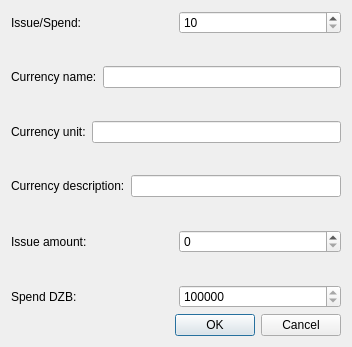
<?xml version="1.0" encoding="UTF-8"?>
<ui version="4.0">
 <class>IssueCurrencyDialog</class>
 <widget class="QDialog" name="IssueCurrencyDialog">
  <property name="windowModality">
   <enum>Qt::NonModal</enum>
  </property>
  <property name="geometry">
   <rect>
    <x>0</x>
    <y>0</y>
    <width>352</width>
    <height>347</height>
   </rect>
  </property>
  <property name="windowTitle">
   <string>Dialog</string>
  </property>
  <layout class="QVBoxLayout" name="verticalLayout_2">
   <item>
    <layout class="QVBoxLayout" name="verticalLayout">
     <item>
      <layout class="QHBoxLayout" name="horizontalLayout_6">
       <item>
        <widget class="QLabel" name="label">
         <property name="text">
          <string>Issue/Spend:</string>
         </property>
        </widget>
       </item>
       <item>
        <widget class="QSpinBox" name="spinBox_IssueSpend">
         <property name="minimum">
          <number>10</number>
         </property>
         <property name="maximum">
          <number>100</number>
         </property>
        </widget>
       </item>
      </layout>
     </item>
     <item>
      <spacer name="verticalSpacer_5">
       <property name="orientation">
        <enum>Qt::Vertical</enum>
       </property>
       <property name="sizeHint" stdset="0">
        <size>
         <width>20</width>
         <height>40</height>
        </size>
       </property>
      </spacer>
     </item>
     <item>
      <layout class="QHBoxLayout" name="horizontalLayout">
       <item>
        <widget class="QLabel" name="label_name">
         <property name="text">
          <string>Currency name:</string>
         </property>
        </widget>
       </item>
       <item>
        <widget class="QLineEdit" name="lineEdit_name"/>
       </item>
      </layout>
     </item>
     <item>
      <spacer name="verticalSpacer">
       <property name="orientation">
        <enum>Qt::Vertical</enum>
       </property>
       <property name="sizeHint" stdset="0">
        <size>
         <width>20</width>
         <height>40</height>
        </size>
       </property>
      </spacer>
     </item>
     <item>
      <layout class="QHBoxLayout" name="horizontalLayout_2">
       <item>
        <widget class="QLabel" name="label_unit">
         <property name="text">
          <string>Currency unit:</string>
         </property>
        </widget>
       </item>
       <item>
        <widget class="QLineEdit" name="lineEdit_unit"/>
       </item>
      </layout>
     </item>
     <item>
      <spacer name="verticalSpacer_2">
       <property name="orientation">
        <enum>Qt::Vertical</enum>
       </property>
       <property name="sizeHint" stdset="0">
        <size>
         <width>20</width>
         <height>40</height>
        </size>
       </property>
      </spacer>
     </item>
     <item>
      <layout class="QHBoxLayout" name="horizontalLayout_3">
       <item>
        <widget class="QLabel" name="label_description">
         <property name="text">
          <string>Currency description:</string>
         </property>
        </widget>
       </item>
       <item>
        <widget class="QLineEdit" name="lineEdit_description"/>
       </item>
      </layout>
     </item>
     <item>
      <spacer name="verticalSpacer_3">
       <property name="orientation">
        <enum>Qt::Vertical</enum>
       </property>
       <property name="sizeHint" stdset="0">
        <size>
         <width>20</width>
         <height>40</height>
        </size>
       </property>
      </spacer>
     </item>
     <item>
      <layout class="QHBoxLayout" name="horizontalLayout_4">
       <item>
        <widget class="QLabel" name="label_amount">
         <property name="text">
          <string>Issue amount:</string>
         </property>
        </widget>
       </item>
       <item>
        <widget class="QSpinBox" name="spinBox_issue">
         <property name="maximum">
          <number>999999999</number>
         </property>
        </widget>
       </item>
      </layout>
     </item>
     <item>
      <spacer name="verticalSpacer_4">
       <property name="orientation">
        <enum>Qt::Vertical</enum>
       </property>
       <property name="sizeHint" stdset="0">
        <size>
         <width>20</width>
         <height>40</height>
        </size>
       </property>
      </spacer>
     </item>
     <item>
      <layout class="QHBoxLayout" name="horizontalLayout_5">
       <item>
        <widget class="QLabel" name="label_amount_2">
         <property name="text">
          <string>Spend DZB:</string>
         </property>
        </widget>
       </item>
       <item>
        <widget class="QSpinBox" name="spend">
         <property name="minimum">
          <number>100000</number>
         </property>
         <property name="maximum">
          <number>999999999</number>
         </property>
        </widget>
       </item>
      </layout>
     </item>
    </layout>
   </item>
   <item>
    <widget class="QDialogButtonBox" name="buttonBox">
     <property name="orientation">
      <enum>Qt::Horizontal</enum>
     </property>
     <property name="standardButtons">
      <set>QDialogButtonBox::Cancel|QDialogButtonBox::Ok</set>
     </property>
    </widget>
   </item>
  </layout>
 </widget>
 <resources/>
 <connections>
  <connection>
   <sender>buttonBox</sender>
   <signal>accepted()</signal>
   <receiver>IssueCurrencyDialog</receiver>
   <slot>accept()</slot>
   <hints>
    <hint type="sourcelabel">
     <x>248</x>
     <y>254</y>
    </hint>
    <hint type="destinationlabel">
     <x>157</x>
     <y>274</y>
    </hint>
   </hints>
  </connection>
  <connection>
   <sender>buttonBox</sender>
   <signal>rejected()</signal>
   <receiver>IssueCurrencyDialog</receiver>
   <slot>reject()</slot>
   <hints>
    <hint type="sourcelabel">
     <x>316</x>
     <y>260</y>
    </hint>
    <hint type="destinationlabel">
     <x>286</x>
     <y>274</y>
    </hint>
   </hints>
  </connection>
 </connections>
</ui>
